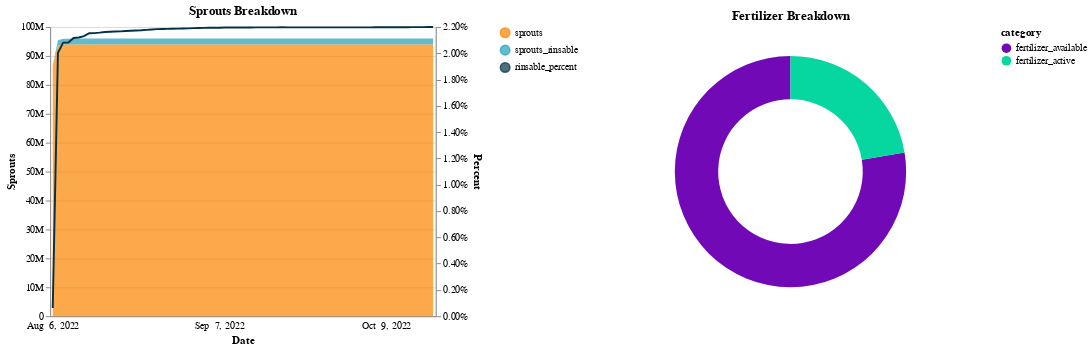

Notebook source saved alongside this figure:
### Code cell
# fertilizer breakdown 
series_fert = df.iloc[-1,][['fertilizer_available', 'fertilizer_active']]
fert_total = series_fert['fertilizer_available'] + series_fert['fertilizer_active']
df_fert = pd.DataFrame(
    {
        'category': series_fert.index, 
        'value': series_fert.values, 
        'label': [
            f"{c}: {int(v):,} \n({v / fert_total:.1%})" 
            for c, v in zip(series_fert.index, series_fert.values)
        ]
    }
)

chart_fert_breakdown = (
    alt.Chart(df_fert, title="Fertilizer Breakdown")
    .encode(
        theta=alt.Theta("value:Q", stack=True),
        color=alt.Color(
            "category:N", 
            legend=alt.Legend(), 
            scale=alt.Scale(
                domain=['fertilizer_available', 'fertilizer_active'], 
                range=['#7209b7', '#06d6a0']
            )
        ),
        tooltip="label:N"
    )
    .mark_arc(outerRadius=120, innerRadius=75)
)

c = (
    alt.hconcat(chart_sprouts_breakdown, chart_fert_breakdown)
    .resolve_legend(color="independent")
    .resolve_scale(y="independent", color="independent")
    .resolve_axis(y="independent")
)
c

### Figure 1 — Vega-Lite specification as saved in the notebook (floating-point values rounded to 4 significant figures; data arrays with more than 128 entries replaced by an {"elided": "..."} marker saying what was removed)
{"config": {"view": {"continuousWidth": 400, "continuousHeight": 300}}, "hconcat": [{"layer": [{"mark": {"type": "area", "point": "transparent"}, "encoding": {"color": {"field": "variable", "legend": {"title": null}, "scale": {"domain": ["sprouts", "sprouts_rinsable", "rinsable_percent"], "range": ["#fb8500", "#219ebc", "#023047"]}, "type": "nominal"}, "order": {"field": "stack_order", "sort": "ascending", "type": "quantitative"}, "tooltip": [{"field": "timestamp", "timeUnit": "yearmonthdate", "title": "date", "type": "ordinal"}, {"field": "sprouts", "format": ",d", "type": "quantitative"}, {"field": "sprouts_rinsable", "format": ",d", "type": "quantitative"}, {"field": "rinsable_percent", "format": ".2%", "type": "quantitative"}], "x": {"axis": {"formatType": "time", "labelAngle": 0, "labelExpr": "timeFormat(toDate(datum.value), '%b %e, %Y')", "labelOverlap": true, "labelPadding": 5, "labelSeparation": 50, "ticks": false, "title": "Date"}, "field": "timestamp", "type": "ordinal"}, "y": {"axis": {"format": ".3~s", "title": "Sprouts"}, "field": "value", "type": "quantitative"}}, "title": "Sprouts Breakdown", "transform": [{"calculate": "datum['variable'] === 'sprouts' ? 0 :  datum['variable'] === 'sprouts_rinsable' ? 1 :  datum['variable'] === 'rinsable_percent' ? 2 : 3", "as": "stack_order"}, {"filter": "datum['variable'] == 'sprouts_rinsable' | datum['variable'] == 'sprouts'"}, {"calculate": "datum['variable'] === 'sprouts' ? 0 :  datum['variable'] === 'sprouts_rinsable' ? 1 :  datum['variable'] === 'rinsable_percent' ? 2 : 3", "as": "sort_col"}], "width": 400}, {"mark": "line", "encoding": {"color": {"field": "variable", "legend": {"title": null}, "scale": {"domain": ["sprouts", "sprouts_rinsable", "rinsable_percent"], "range": ["#fb8500", "#219ebc", "#023047"]}, "type": "nominal"}, "order": {"field": "stack_order", "sort": "ascending", "type": "quantitative"}, "x": {"axis": {"formatType": "time", "labelAngle": 0, "labelExpr": "timeFormat(toDate(datum.value), '%b %e, %Y')", "labelOverlap": true, "labelPadding": 5, "labelSeparation": 50, "ticks": false, "title": "Date"}, "field": "timestamp", "type": "ordinal"}, "y": {"axis": {"format": ".2%", "title": "Percent"}, "field": "value", "type": "quantitative"}}, "title": "Sprouts Breakdown", "transform": [{"calculate": "datum['variable'] === 'sprouts' ? 0 :  datum['variable'] === 'sprouts_rinsable' ? 1 :  datum['variable'] === 'rinsable_percent' ? 2 : 3", "as": "stack_order"}, {"filter": "datum['variable'] != 'sprouts_rinsable' & datum['variable'] != 'sprouts'"}], "width": 400}], "data": {"name": "data-9b053f44f5f8a7d42a597cf763f4c43f"}, "resolve": {"axis": {"y": "independent"}, "scale": {"y": "independent"}}}, {"data": {"name": "data-7efedb02e12fbe39ed84a0e39bf03db2"}, "mark": {"type": "arc", "innerRadius": 75, "outerRadius": 120}, "encoding": {"color": {"field": "category", "legend": {}, "scale": {"domain": ["fertilizer_available", "fertilizer_active"], "range": ["#7209b7", "#06d6a0"]}, "type": "nominal"}, "theta": {"field": "value", "stack": true, "type": "quantitative"}, "tooltip": {"field": "label", "type": "nominal"}}, "title": "Fertilizer Breakdown"}], "resolve": {"axis": {"y": "independent"}, "legend": {"color": "independent"}, "scale": {"color": "independent", "y": "independent"}}, "$schema": "https://vega.github.io/schema/vega-lite/v4.17.0.json", "datasets": {"data-9b053f44f5f8a7d42a597cf763f4c43f": {"elided": "222 records"}, "data-7efedb02e12fbe39ed84a0e39bf03db2": [{"category": "fertilizer_available", "value": 59790000.0, "label": "fertilizer_available: 59,785,472 \n(77.6%)"}, {"category": "fertilizer_active", "value": 17210000.0, "label": "fertilizer_active: 17,214,528 \n(22.4%)"}]}}
